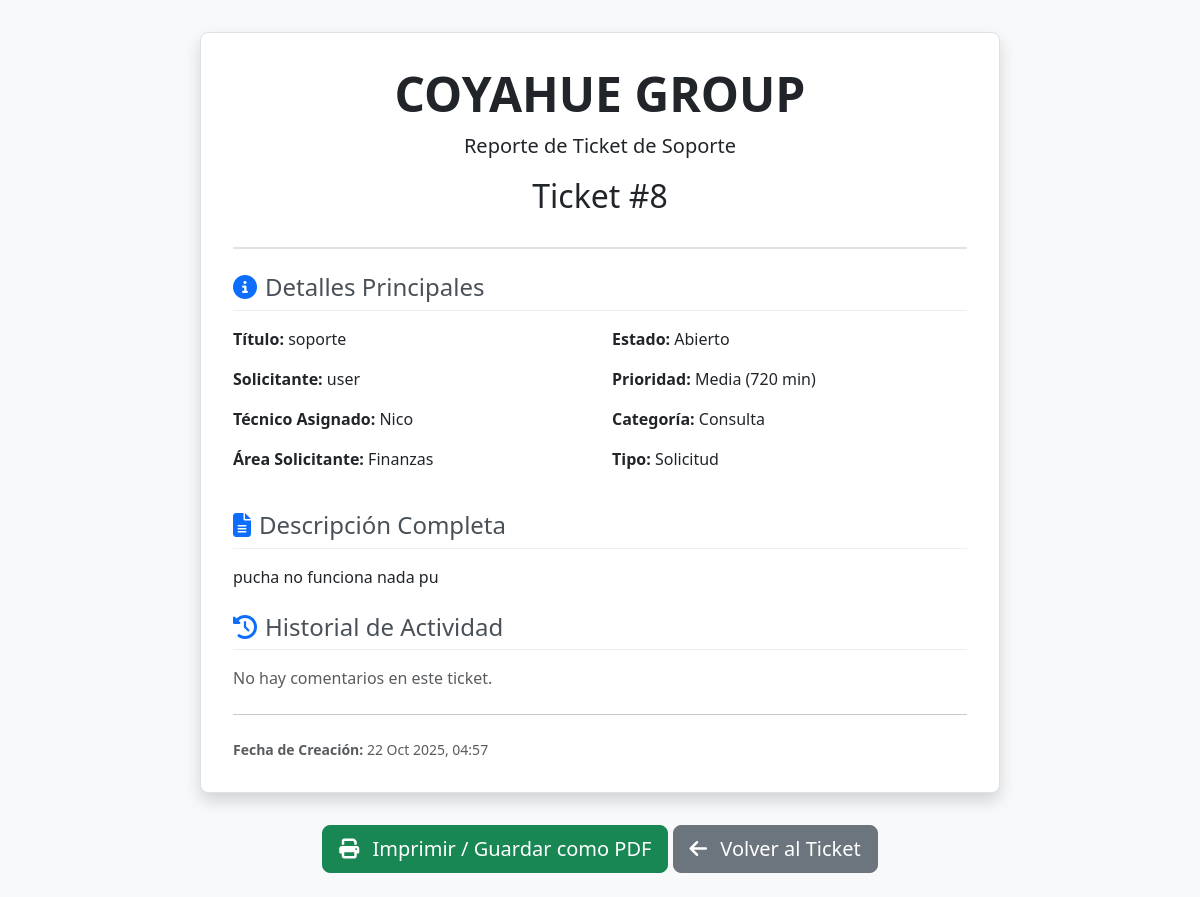
The app's page /ticket/8/vista_previa/ (signed in), older data.
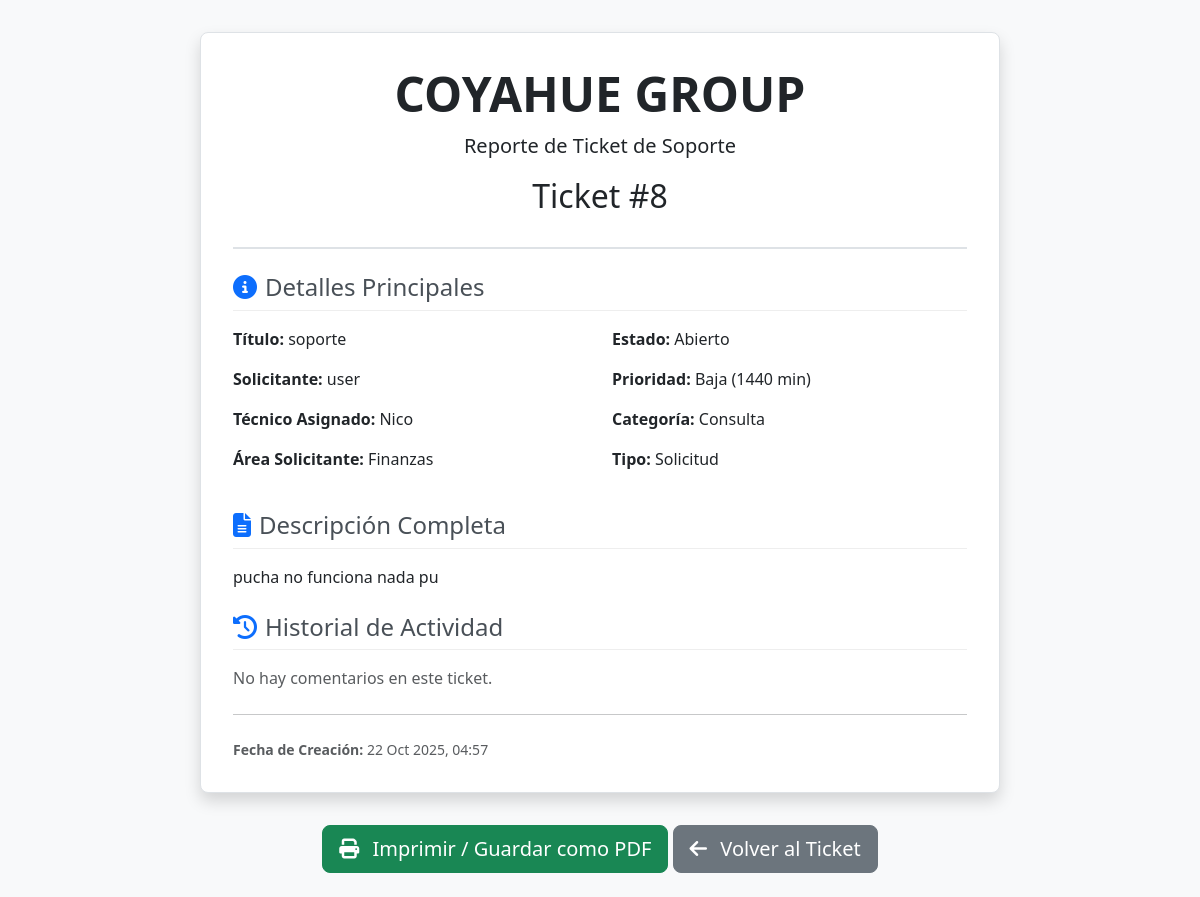
The same page, newer data.
### soporte/models.py (models this page shows, shortened)
class Ticket(models.Model):
    AREA_CHOICES = [
        ('finanzas', 'Finanzas'),
        ('rrhh', 'Recursos Humanos (RRHH)'),
        ('ventas', 'Ventas'),
        ('marketing', 'Marketing'),
        ('produccion', 'Producción/Operaciones'),
        ('ti', 'Tecnología de la Información (TI)'),
        ('general', 'General/Administración'),
    ]
    CATEGORIA_CHOICES = [
        ('soporte', 'Soporte Técnico'),
        ('consulta', 'Consulta'),
        ('incidencia', 'Incidencia'),
        ('solicitud', 'Solicitud'),
    ]
    TIPO_CHOICES = [
        ('incidencia', 'Incidencia'),
        ('solicitud', 'Solicitud'),
    ]
    ESTADO_CHOICES = [
        ('abierto', 'Abierto'),
        ('progreso', 'En Progreso'),
        ('resuelto', 'Resuelto'),
        ('cerrado', 'Cerrado'),
    ]
    SLA_ESTADO_PENDIENTE = 'pendiente'
    SLA_ESTADO_VENCIDO = 'vencido'
    SLA_ESTADO_CUMPLIDO = 'cumplido'
    SLA_ESTADO_SIN_REGLA = 'sin_regla'
    SLA_ESTADO_CHOICES = [
        (SLA_ESTADO_PENDIENTE, 'Pendiente'),
        (SLA_ESTADO_VENCIDO, 'Vencido'),
        (SLA_ESTADO_CUMPLIDO, 'Cumplido'),
        (SLA_ESTADO_SIN_REGLA, 'Sin regla'),
    ]
    titulo = models.CharField(max_length=200)
    descripcion = models.TextField()
    solicitante = models.ForeignKey(User, on_delete=models.CASCADE, related_name="tickets")
    tecnico_asignado = models.ForeignKey(
        User,
        on_delete=models.SET_NULL,
        null=True,
        blank=True,
        related_name="tickets_asignados",
    )
    categoria = models.CharField(max_length=50, choices=CATEGORIA_CHOICES, default='soporte')
    prioridad = models.ForeignKey(
        Prioridad,
        on_delete=models.PROTECT,
        related_name="tickets",
        verbose_name="Prioridad",
    )
    estado = models.CharField(max_length=20, choices=ESTADO_CHOICES, default='abierto')
    tipo_ticket = models.CharField(
        max_length=20,
        choices=TIPO_CHOICES,
        default='incidencia',
        verbose_name="Tipo de Ticket",
    )
    area_funcional = models.CharField(
        max_length=20,
        choices=AREA_CHOICES,
        default='general',
        verbose_name="Área Solicitante",
    )
    fecha_creacion = models.DateTimeField(auto_now_add=True)
    fecha_actualizacion = models.DateTimeField(auto_now=True)
    fecha_cierre = models.DateTimeField(null=True, blank=True)
    tiempo_resolucion = models.DurationField(
        null=True,
        blank=True,
        verbose_name="Tiempo de Resolución",
    )
    fecha_compromiso_respuesta = models.DateTimeField(
        null=True,
        blank=True,
        verbose_name="Compromiso de respuesta",
    )
    estado_sla = models.CharField(
        max_length=20,
        choices=SLA_ESTADO_CHOICES,
        default=SLA_ESTADO_SIN_REGLA,
        verbose_name="Estado del SLA",
    )

class Prioridad(models.Model):
    clave = models.SlugField(
        max_length=50,
        unique=True,
        verbose_name="Identificador",
        help_text=(
            "Nombre corto sin espacios usado internamente para referirse a la prioridad. "
            "Por ejemplo: 'baja', 'media', 'alta'."
        ),
    )
    nombre = models.CharField(max_length=100, unique=True, verbose_name="Nombre")
    minutos_resolucion = models.PositiveIntegerField(
        verbose_name="Tiempo objetivo (minutos)",
        help_text="Tiempo máximo estimado para resolver un ticket con esta prioridad.",
    )
    orden = models.PositiveIntegerField(
        default=0,
        verbose_name="Orden",
        help_text="Se utiliza para ordenar las prioridades en los listados.",
    )
    class Meta:
        ordering = ["orden", "nombre"]
        verbose_name = "Prioridad de SLA"
        verbose_name_plural = "Prioridades de SLA"

### soporte/views.py (the view)
# urls.py: path('ticket/<int:ticket_id>/vista_previa/', views.vista_previa_imprimir, name='vista_previa_imprimir'),
@login_required
def vista_previa_imprimir(request, ticket_id):
    ticket = _obtener_ticket_autorizado(request, ticket_id)
    if ticket is None:
        return redirect('home_tickets')
    comments = _comentarios_ticket(ticket, orden='created_at')
    context = {'ticket': ticket, 'comments': comments}
    return render(request, "soporte/imprimir_ticket.html", context)

### soporte/views.py (called while the page is built)
def _obtener_ticket_autorizado(request, ticket_id):
    ticket = get_object_or_404(Ticket, id=ticket_id)
    if not request.user.is_staff and ticket.solicitante != request.user:
        return None
    return ticket

def _comentarios_ticket(ticket, orden='-created_at'):
    return Comment.objects.filter(ticket=ticket).order_by(orden)

### soporte/templates/soporte/imprimir_ticket.html (shortened to what this page needs)
<!DOCTYPE html>
<html lang="es">
<head>
    <link href="https://cdn.jsdelivr.net/npm/bootstrap@5.3.3/dist/css/bootstrap.min.css" rel="stylesheet">
    <link rel="stylesheet" href="https://cdnjs.cloudflare.com/ajax/libs/font-awesome/6.5.2/css/all.min.css">
</head>
<body>
    <div class="ticket-container">
        <div class="ticket-header">
            <h1 class="display-5 fw-bold">COYAHUE GROUP</h1>
            <p class="lead">Reporte de Ticket de Soporte</p>
            <h2 class="mt-3">Ticket #{{ ticket.id }}</h2>
        </div>
        <div class="ticket-section mb-4">
            <h4><i class="fas fa-info-circle me-2 text-primary"></i>Detalles Principales</h4>
            <div class="row">
                <div class="col-md-6">
                    <p><strong>Título:</strong> {{ ticket.titulo }}</p>
                    <p><strong>Solicitante:</strong> {{ ticket.solicitante.username }}</p>
                    <p><strong>Técnico Asignado:</strong> {{ ticket.tecnico_asignado.username|default:"No asignado" }}</p>
                    <p><strong>Área Solicitante:</strong> {{ ticket.get_area_funcional_display }}</p>
                </div>
                <div class="col-md-6">
                    <p><strong>Estado:</strong> {{ ticket.get_estado_display }}</p>
                    <p><strong>Prioridad:</strong> {{ ticket.prioridad.nombre }} ({{ ticket.prioridad.minutos_resolucion }} min)</p>
                    <p><strong>Categoría:</strong> {{ ticket.get_categoria_display }}</p>
                    <p><strong>Tipo:</strong> {{ ticket.get_tipo_ticket_display }}</p>
                </div>
            </div>
        </div>
        <div class="ticket-section mb-4">
            <h4><i class="fas fa-file-alt me-2 text-primary"></i>Descripción Completa</h4>
            <p>{{ ticket.descripcion|linebreaksbr }}</p>
        </div>
        <div class="ticket-section mb-4">
            <h4><i class="fas fa-history me-2 text-primary"></i>Historial de Actividad</h4>
            {% for comment in comments %}
                <div class="comment-item">
                    <p class="mb-1">
                        <strong>{{ comment.author.username }}</strong>
                        <span class="text-muted small"> ({{ comment.created_at|date:"d M Y, H:i" }})</span>
                    </p>
                    <p class="mb-0">{{ comment.text|linebreaksbr }}</p>
                </div>
            {% empty %}
                <p class="text-muted">No hay comentarios en este ticket.</p>
            {% endfor %}
        </div>
        <hr class="my-4">
        <div class="row text-muted small">
            <div class="col">
                <strong>Fecha de Creación:</strong> {{ ticket.fecha_creacion|date:"d M Y, H:i" }}
            </div>
        </div>
    </div>
    <div class="text-center my-4 no-print">
        <button onclick="window.print()" class="btn btn-success btn-lg">
            <i class="fas fa-print me-2"></i> Imprimir / Guardar como PDF
        </button>
        <a href="{% url 'detalle_ticket' ticket.id %}" class="btn btn-secondary btn-lg">
            <i class="fas fa-arrow-left me-2"></i> Volver al Ticket
        </a>
    </div>
</body>
</html>

Row changes from the older to the newer data that the page shows:
changed Ticket "soporte": prioridad.nombre "Media" → "Baja"; prioridad.minutos_resolucion "720" → "1440"
